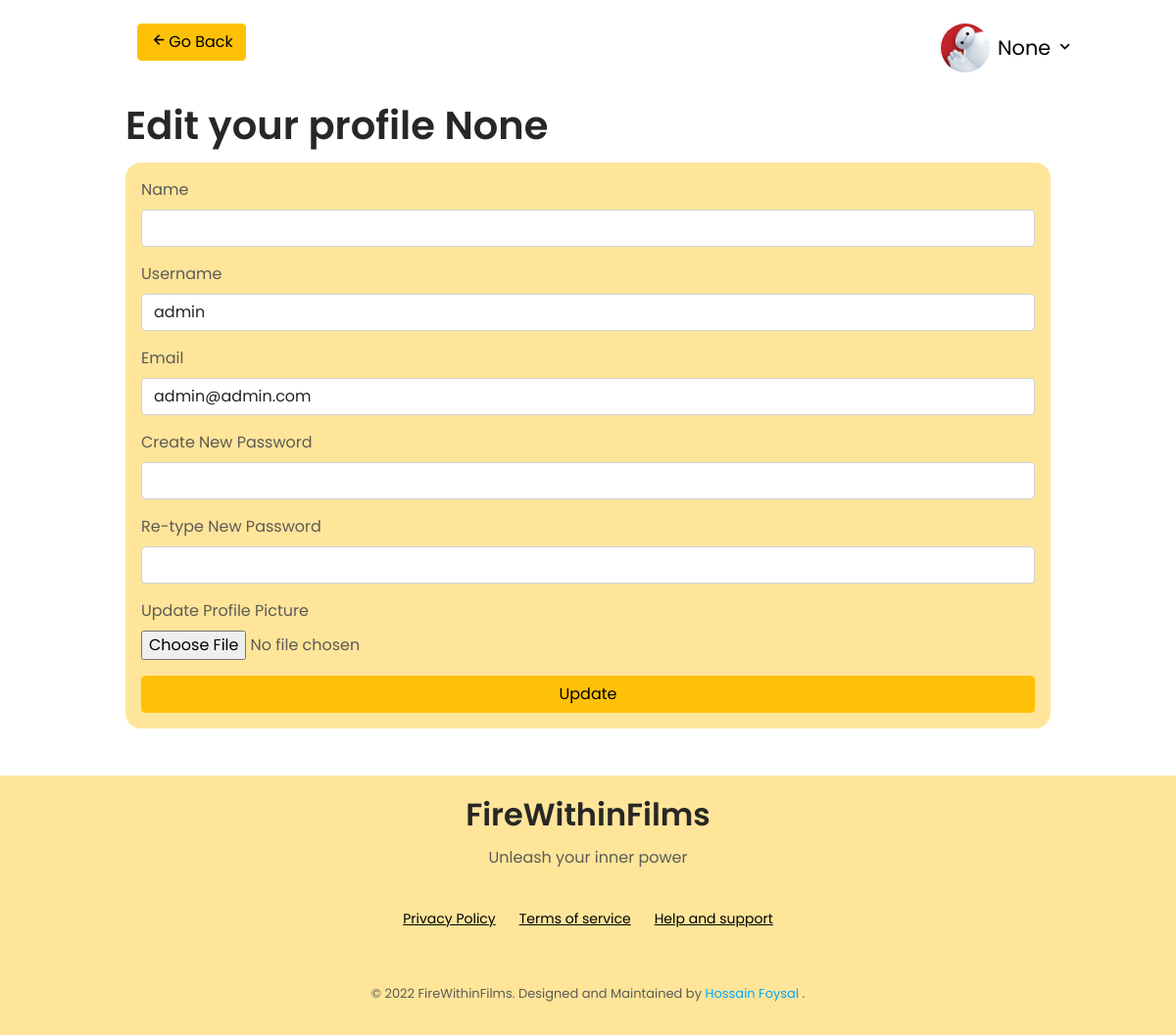
The page /user/account/edit/ (signed in) on the database its author committed.
### firewithinfilms/models.py (models this page shows)
class User(db.Model, UserMixin):
    __tablename__ = 'user'
    id = db.Column(db.Integer, primary_key=True)
    username = db.Column(db.String(20), unique=True, nullable=False)
    name = db.Column(db.String(100))
    email = db.Column(db.String(120), unique=True, nullable=False)
    image_file = db.Column(db.String(20), default='default.jpg')
    password = db.Column(db.String(60), nullable=False)
    user_role = db.Column(db.String(60), default="user")
    join_date = db.Column(db.DateTime, nullable=False, default=datetime.utcnow)
    details = db.relationship('UserDetails', backref='details', lazy=True)
    reviews = db.relationship('UserReviews', backref='reviews', lazy=True)
    posts = db.relationship('UserPost', backref='author', lazy=True)

### firewithinfilms/user/views.py (the view, shortened to what this page needs)
@user.route('/user/account/edit/', methods=['GET', 'POST'])
@login_required
def user_edit_account():
    form = UpdateAccountForm()
    if request.method == 'GET':
        form.name.data = current_user.name
        form.username.data = current_user.username
        form.email.data = current_user.email
    image_file = url_for('static', filename='profile_pics/' + current_user.image_file)
    return render_template('user/editaccount.html', title='Account', image_file=image_file, form=form)

### firewithinfilms/user/forms.py (shortened to what this page needs)
class UpdateAccountForm(FlaskForm):
    name = StringField(
        'Name',
        validators = [
            Length(min=2, max=50)
        ]
    )
    username = StringField(
        'Username',
        validators = [
            Length(min=2, max=20)
        ]
    )
    email = StringField(
        'Email',
        validators = [
            Email()
        ]
    )
    picture = FileField(
        'Update Profile Picture',
        validators = [
            FileAllowed(['jpg','jpeg','png'])
        ]
    )
    password = PasswordField(
        'Create New Password'
    )
    confirm_password = PasswordField(
        'Re-type New Password',
        validators = [
            EqualTo('password')
        ]
    )
    submit = SubmitField('Update')

### firewithinfilms/models.py (called while the page is built)
@login_manager.user_loader
def load_user(user_id):
    return User.query.get(int(user_id))

### firewithinfilms/templates/user/editaccount.html (shortened to what this page needs)
{% extends 'root.html' %}
{% block head %}
<link
    href="https://cdn.jsdelivr.net/npm/bootstrap@5.1.3/dist/css/bootstrap.min.css"
    rel="stylesheet"
>
{% endblock %}
{% block content %}
<div class="container">
    <div class="container">
        <div class="d-flex justify-content-between py-4">
            <div>
                <a
                    href="{{ url_for('users.user_dashboard') }}"
                    class="d-flex justify-content-around btn btn-warning"
                    >
                    <i class="bx bx-left-arrow-alt h2-sm"></i>
                    Go Back
                </a>
            </div>
            <div class="img__round-sm mx-1">
                <div class="dropdown">
                    <button style="background: transparent; font-size: 1.3rem" class="d-flex align-items-center justify-content-end" type="button" data-bs-toggle="dropdown" aria-expanded="false">
                        <img
                            src="{{url_for('static', filename='profile_pics/' + current_user.image_file)}}"
                            alt="{{current_user.name}} - FireWithinFilms"
                            class="img__round-sm mx-1 me-2"
                        />
                        {{ current_user.name }}
                        <span class="ps-1">
                            <i class='bx bx-chevron-down'></i>
                        </span>
                    </button>
                </div>
            </div>
        </div>
    </div>
    <h1> Edit your profile {{ current_user.name }}</h1>
    <form action="" method="POST" enctype="multipart/form-data">
        <div class="bg__primary-alt form__container mb-5">
            <fieldset>
                <div class="mb-3">
                    {{ form.name.label(class="form-label") }}
                    {% if form.name.errors %}
                    {{ form.name(class="form-control is-invalid") }}
                    <div class="invalid-feedback">
                        {% for error in form.name.errors %}
                        <span>{{ error }}</span>
                        {% endfor %}
                    </div>
                    {% else %}
                    {{ form.name(class="form-control ") }}
                    {% endif %}
                </div>
                <div class="mb-3">
                    {{ form.username.label(class="form-label") }}
                    {% if form.username.errors %}
                    {{ form.username(class="form-control is-invalid") }}
                    <div class="invalid-feedback">
                        {% for error in form.username.errors %}
                        <span>{{ error }}</span>
                        {% endfor %}
                    </div>
                    {% else %}
                    {{ form.username(class="form-control ") }}
                    {% endif %}
                </div>
                <div class="mb-3">
                    {{ form.email.label(class="form-label") }}
                    {% if form.email.errors %}
                    {{ form.email(class="form-control  is-invalid") }}
                    <div class="invalid-feedback">
                        {% for error in form.email.errors %}
                        <span>{{ error }}</span>
                        {% endfor %}
                    </div>
                    {% else %}
                    {{ form.email(class="form-control ") }}
                    {% endif %}
                </div>
                <div class="mb-3">
                    {{ form.password.label(class="form-label") }}
                    {% if form.password.errors %}
                    {{ form.password(class="form-control  is-invalid") }}
                    <div class="invalid-feedback">
                        {% for error in form.password.errors %}
                        <span>{{ error }}</span>
                        {% endfor %}
                    </div>
                    {% else %}
                    {{ form.password(class="form-control ") }}
                    {% endif %}
                </div>
                <div class="mb-3">
                    {{ form.confirm_password.label(class="form-label") }}
                    {% if form.confirm_password.errors %}
                    {{ form.confirm_password(class="form-control  is-invalid") }}
                    <div class="invalid-feedback">
                        {% for error in form.confirm_password.errors %}
                        <span>{{ error }}</span>
                        {% endfor %}
                    </div>
                    {% else %}
                    {{ form.confirm_password(class="form-control ") }}
                    {% endif %}
                </div>
                <div class="mb-3">
                    {{ form.picture.label(class="form-label") }}
                    {{ form.picture(class="form-control-file") }}
                </div>
            </fieldset>
            <div>
                {{ form.submit(class="btn btn-warning") }}
            </div>
        </div>
    </form>
</div>
{% include 'helpers/_dashboard_footer.html' %}
{% endblock content %}

### firewithinfilms/static/assets/scripts/reuse.css (style rules this page uses)
:root { --header-height: 3rem; --hue: 45; --sat: 98%; --first-color: hsl(var(--hue), var(--sat), 60%); --first-color-light: hsl(var(--hue), var(--sat), 85%); --first-color-lighten: hsl(var(--hue), var(--sat), 80%); --first-color-alt: hsl(var(--hue), var(--sat), 53%); --title-color: hsl(var(--hue), 4%, 15%); --text-color: hsl(var(--hue), 4%, 35%); --text-color-light: hsl(var(--hue), 4%, 65%); --body-color: hsl(var(--hue), 0%, 100%); --container-color: #fff; --scroll-bar-color: hsl(var(--hue), 4%, 85%); --scroll-thumb-color: hsl(var(--hue), 4%, 75%); --body-font: "Poppins", sans-serif; --biggest-font-size: 2.25rem; --h1-font-size: 1.5rem; --h2-font-size: 1.25rem; --h3-font-size: 1rem; --normal-font-size: 0.938rem; --small-font-size: 0.813rem; --smaller-font-size: 0.75rem; --font-semi-bold: 600; --font-bold: 700; --font-normal: 500; --img-transition: 0.3s; --img-hidden: hidden; --img-scale: scale(1.1); --mb-0-5: 0.5rem; --mb-0-75: 0.75rem; --mb-1: 1rem; --mb-1-5: 1.5rem; --mb-2: 2rem; --z-tooltip: 10; --z-fixed: 100; }
@media screen and (min-width: 968px) { :root { --biggest-font-size: 4rem; --h1-font-size: 2.25rem; --h2-font-size: 1.5rem; --h3-font-size: 1.25rem; --normal-font-size: 1rem; --small-font-size: 0.875rem; --smaller-font-size: 0.813rem; } }
.mb-5 { margin-bottom: var(--mb-0-5); }
.mx-1 { margin-right: var(--mb-1); }
.container { max-width: 968px; margin-right: auto; margin-left: auto; }
@media (min-width: 576px) { .container { max-width: 540px; } }
@media (min-width: 768px) { .container { max-width: 720px; } }
@media (min-width: 992px) { .container { max-width: 960px; } }
@media (min-width: 1200px) { .container { max-width: 1140px; } }
.bg__primary-alt { background-color: var(--first-color-lighten); }
.img__round-sm, .avatar { height: 50px; width: 50px; border-radius: 50%; }
.h2-sm { font-size: 1.2rem; }
@media screen and (min-width: 1024px) { .container { margin-left: auto; margin-right: auto; } }

### firewithinfilms/static/assets/scripts/root.css (style rules this page uses)
:root { --header-height: 3rem; --hue: 45; --sat: 98%; --first-color: hsl(var(--hue), var(--sat), 60%); --first-color-light: hsl(var(--hue), var(--sat), 85%); --first-color-lighten: hsl(var(--hue), var(--sat), 80%); --first-color-alt: hsl(var(--hue), var(--sat), 53%); --title-color: hsl(var(--hue), 4%, 15%); --text-color: hsl(var(--hue), 4%, 35%); --text-color-light: hsl(var(--hue), 4%, 65%); --body-color: hsl(var(--hue), 0%, 100%); --container-color: #fff; --scroll-bar-color: hsl(var(--hue), 4%, 85%); --scroll-thumb-color: hsl(var(--hue), 4%, 75%); --body-font: "Poppins", sans-serif; --biggest-font-size: 2.25rem; --h1-font-size: 1.5rem; --h2-font-size: 1.25rem; --h3-font-size: 1rem; --normal-font-size: 0.938rem; --small-font-size: 0.813rem; --smaller-font-size: 0.75rem; --font-semi-bold: 600; --font-bold: 700; --font-normal: 500; --img-transition: 0.3s; --img-hidden: hidden; --img-scale: scale(1.1); --mb-0-5: 0.5rem; --mb-0-75: 0.75rem; --mb-1: 1rem; --mb-1-5: 1.5rem; --mb-2: 2rem; --z-tooltip: 10; --z-fixed: 100; }
@media screen and (min-width: 968px) { :root { --biggest-font-size: 4rem; --h1-font-size: 2.25rem; --h2-font-size: 1.5rem; --h3-font-size: 1.25rem; --normal-font-size: 1rem; --small-font-size: 0.875rem; --smaller-font-size: 0.813rem; } }
html { scroll-behavior: smooth; }
body { font-family: var(--body-font); font-size: var(--normal-font-size); background-color: var(--body-color); color: var(--text-color); transition: 0.5s; }
h1, h2, h3 { font-weight: var(--font-semi-bold); color: var(--title-color); line-height: 1.5; }
a { text-decoration: none; color: #000; }
img { max-width: 100%; height: auto; }
input { width: 100%; }
button, input, textarea { font-family: var(--body-font); font-size: var(--normal-font-size); }
button { cursor: pointer; border: none; outline: none; }
.container { max-width: 968px; }
.form__container { padding: 1rem; border-radius: 1rem; }
@media screen and (min-width: 768px) { body { margin: 0; } }
@media screen and (min-width: 1024px) { .container { margin-left: auto; margin-right: auto; } }

### rows shown on the page
User: image_file (placeholder picture), name "None", username "admin", email "admin@admin.com"
